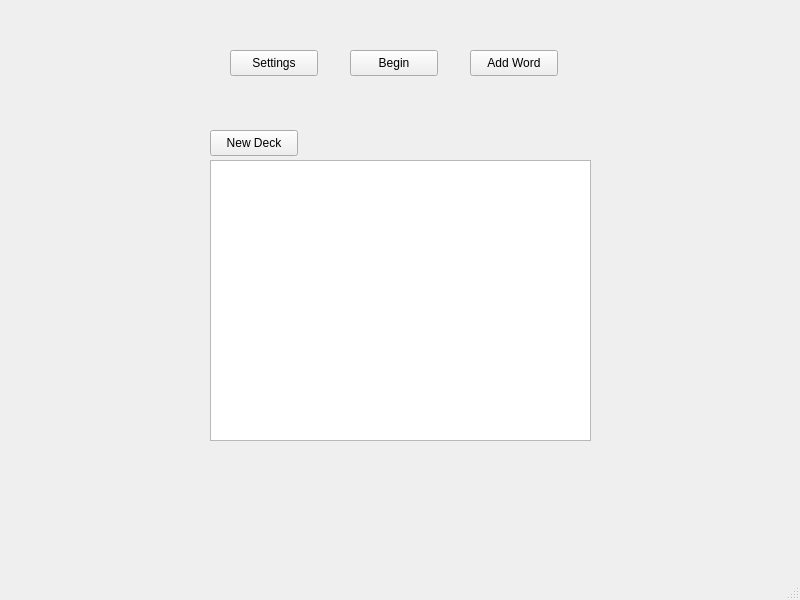
<?xml version="1.0" encoding="UTF-8"?>
<ui version="4.0">
 <class>MainWindow</class>
 <widget class="QMainWindow" name="MainWindow">
  <property name="geometry">
   <rect>
    <x>0</x>
    <y>0</y>
    <width>800</width>
    <height>600</height>
   </rect>
  </property>
  <property name="windowTitle">
   <string>MainWindow</string>
  </property>
  <widget class="QWidget" name="centralwidget">
   <widget class="QPushButton" name="pushButton">
    <property name="geometry">
     <rect>
      <x>230</x>
      <y>50</y>
      <width>88</width>
      <height>26</height>
     </rect>
    </property>
    <property name="text">
     <string>Settings</string>
    </property>
   </widget>
   <widget class="QPushButton" name="pushButton_2">
    <property name="geometry">
     <rect>
      <x>350</x>
      <y>50</y>
      <width>88</width>
      <height>26</height>
     </rect>
    </property>
    <property name="text">
     <string>Begin</string>
    </property>
   </widget>
   <widget class="QPushButton" name="pushButton_3">
    <property name="geometry">
     <rect>
      <x>470</x>
      <y>50</y>
      <width>88</width>
      <height>26</height>
     </rect>
    </property>
    <property name="text">
     <string>Add Word</string>
    </property>
   </widget>
   <widget class="QPushButton" name="pushButton_addDeck">
    <property name="geometry">
     <rect>
      <x>210</x>
      <y>130</y>
      <width>88</width>
      <height>26</height>
     </rect>
    </property>
    <property name="text">
     <string>New Deck</string>
    </property>
   </widget>
   <widget class="QListWidget" name="deckListWidget">
    <property name="geometry">
     <rect>
      <x>210</x>
      <y>160</y>
      <width>381</width>
      <height>281</height>
     </rect>
    </property>
   </widget>
  </widget>
  <widget class="QMenuBar" name="menubar">
   <property name="geometry">
    <rect>
     <x>0</x>
     <y>0</y>
     <width>800</width>
     <height>23</height>
    </rect>
   </property>
  </widget>
  <widget class="QStatusBar" name="statusbar"/>
 </widget>
 <resources/>
 <connections/>
</ui>
